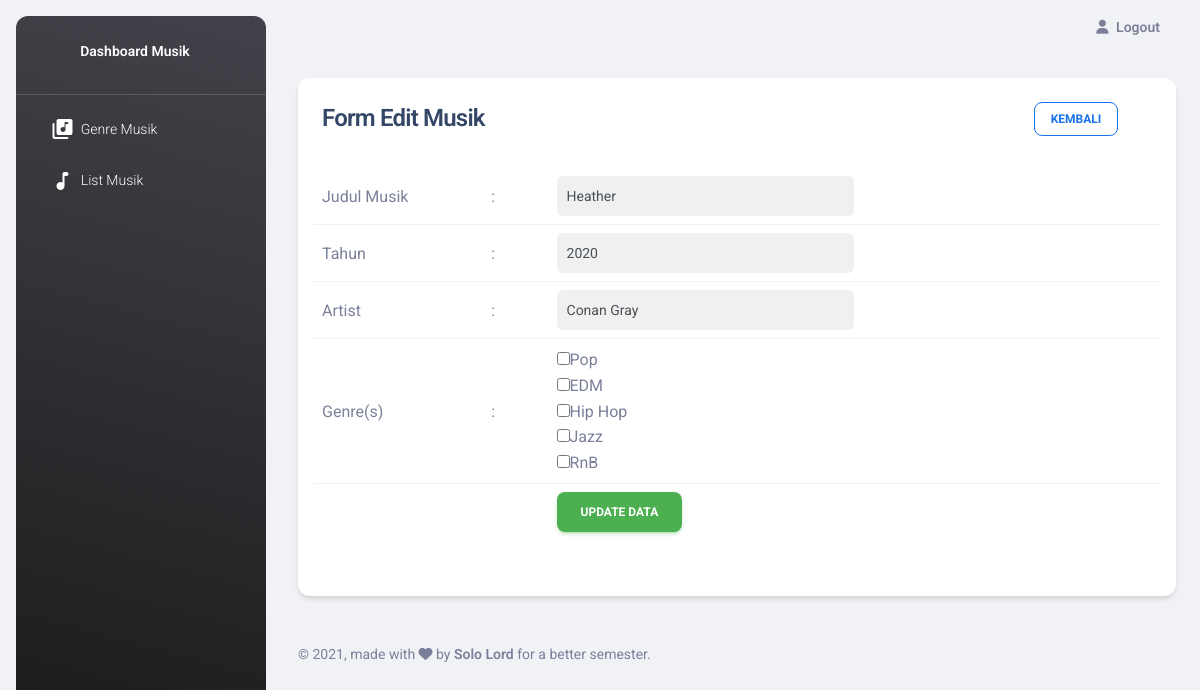
The app's page /?page=musik_edit&id_musik=1 (signed in) with its own data.
### tables this page shows
CREATE TABLE `modul` (
  `id_modul` int(11) NOT NULL,
  `nm_modul` varchar(255) NOT NULL,
  `judul_modul` varchar(255) NOT NULL,
  `icon_modul` varchar(255) NOT NULL,
  `deleted_at` datetime DEFAULT NULL,
  `created_at` datetime NOT NULL,
  `updated_at` datetime NOT NULL
);

CREATE TABLE `musik` (
  `id_musik` int(11) NOT NULL,
  `judul_musik` varchar(255) NOT NULL,
  `tahun` year(4) NOT NULL,
  `artist` text NOT NULL,
  `deleted_at` datetime DEFAULT NULL,
  `created_at` datetime NOT NULL DEFAULT current_timestamp(),
  `updated_at` datetime NOT NULL DEFAULT current_timestamp()
);

CREATE TABLE `genre` (
  `id_genre` int(11) NOT NULL,
  `nama_genre` varchar(100) NOT NULL,
  `deleted_at` datetime DEFAULT NULL
);

### libraries/fungsi.php (called while the page is built, shortened)
<?php
    function clean_data($data)
    {
        $data = addslashes($data);
        $data = htmlspecialchars($data);
        return $data;
    }

### index.php (the view, shortened to what this page needs)
<!DOCTYPE html>
<html lang="en">
<head>
  <link href="./assets/dashboard/css/nucleo-icons.css" rel="stylesheet" />
  <link href="./assets/dashboard/css/nucleo-svg.css" rel="stylesheet" />
  <link id="pagestyle" href="./assets/dashboard/css/material-dashboard.css?v=3.0.0" rel="stylesheet" />
</head>
<body class="g-sidenav-show  bg-gray-200">
  <?php
  require_once "libraries/koneksi.php";
  require_once "libraries/fungsi.php";
  ?>
  <?php if (isset($_SESSION['is_logged_in'])) {
    $sql = "select m.* from modul_role as mr
    join modul as m on m.id_modul=mr.id_modul
    where mr.id_role=" . $_SESSION['id_role'] . " and mr.deleted_at is null and m.deleted_at is null";
    $menu = mysqli_query($koneksi, $sql);
  ?>
    <aside class="sidenav navbar navbar-vertical navbar-expand-xs border-0 border-radius-xl my-3 fixed-start ms-3   bg-gradient-dark" id="sidenav-main">
      <div class="sidenav-header">
        <p class="navbar-brand text-center">
          <span class="ms-1 font-weight-bold text-white">Dashboard Musik</span>
      </div>
      <hr class="horizontal light mt-0 mb-2">
      <div class="collapse navbar-collapse  w-auto  max-height-vh-100" id="sidenav-collapse-main">
        <ul class="navbar-nav">
          <?php while ($row = mysqli_fetch_assoc($menu)) { ?>
            <li class="nav-item">
              <a class="nav-link text-white" href="?page=<?php echo $row['nm_modul']; ?>">
                <i class="material-icons opacity-10"><?php echo $row['icon_modul']; ?></i>
                <span class="nav-link-text ms-1"><?php echo $row['judul_modul'] ?></span>
              </a>
            </li>
          <?php } ?>
        </ul>
      </div>
    </aside>
  <?php }; ?>
  <main class="main-content position-relative max-height-vh-100 h-100 border-radius-lg ">
    <nav class="navbar navbar-main navbar-expand-lg px-0 mx-4 shadow-none border-radius-xl" id="navbarBlur" navbar-scroll="true">
      <div class="collapse navbar-collapse mt-sm-0 mt-2 me-md-0 me-sm-4 justify-content-end" id="navbar">
        <?php if (isset($_SESSION['is_logged_in'])) { ?>
          <a href="?page=logout" class="nav-link text-body font-weight-bold pr-2">
            <i class="fa fa-user me-sm-1"></i>
            <span class="d-sm-inline d-none">Logout</span>
          </a>
        <?php } ?>
      </div>
    </nav>
    <?php
    if (isset($_GET['page']) == false) {
      $halaman = 'login';
    } else {
      $halaman = $_GET['page'];
    }
    require_once "pages/" . $halaman . ".php"
    ?>
    <footer class="footer py-4  ">
      <div class="container-fluid">
        <div class="row align-items-center justify-content-lg-between">
          <div class="col-lg-6 mb-lg-0 mb-4">
            <div class="copyright text-center text-sm text-muted text-lg-start">
              ©
              ,
              made with <i class="fa fa-heart"></i> by
              <span class="font-weight-bold">Solo Lord</span>
              for a better semester.
            </div>
          </div>
        </div>
      </div>
    </footer>
  </main>
</body>
</html>

### pages/musik_edit.php (shortened to what this page needs)
<div class="container-fluid py-4">
    <div class="card col-16">
        <div class="card-header pb-0">
            <div class="row">
                <div class="col-10">
                    <h4>Form Edit Musik</h5>
                </div>
                <div class="col-2">
                    <a href="?page=musik_list" class="btn btn-sm btn-outline-info">Kembali</a>
                </div>
            </div>
        </div>
        <div class="card-body px-0 pb-2 pt-0">
            <div class="table-responsive p-3">
                <?php
                $id_musik = clean_data($_GET['id_musik']);
                $sql = "SELECT * FROM musik as m
                        JOIN musik_genre as mg on mg.id_musik=m.id_musik
                        JOIN genre as g ON mg.id_genre=g.id_genre
                        where m.id_musik=" . $id_musik;
                $result = mysqli_query($koneksi, $sql);
                $row = mysqli_fetch_assoc($result);
                $sql2 = "select * from genre where deleted_at is null";
                $genre = mysqli_query($koneksi, $sql2);
                ?>
                <form action="?page=musik_update" method="POST">
                    <table class="table align-items-center ml-0">
                        <tr>
                            <td width='20%'>Judul Musik</td>
                            <td>:</td>
                            <td><input value="<?php echo $row['judul_musik']; ?>" style="background-color: #f0f0f0; width:50%; padding-left:10px" type="text" name='judul_musik' class="form-control"></td>
                        </tr>
                        <tr>
                            <td width='20%'>Tahun</td>
                            <td>:</td>
                            <td><input value="<?php echo $row['tahun']; ?>" style="background-color: #f0f0f0; width:50%; padding-left:10px" type="text" name='tahun' class="form-control"></td>
                        </tr>
                        <tr>
                            <td width='20%'>Artist</td>
                            <td>:</td>
                            <td><input value="<?php echo $row['artist']; ?>" style="background-color: #f0f0f0; width:50%; padding-left:10px" type="text" name='artist' class="form-control"></td>
                        </tr>
                        <tr>
                            <td>Genre(s)</td>
                            <td>:</td>
                            <td>
                                <?php
                                while ($row = mysqli_fetch_assoc($genre)) {
                                    echo "<input type='checkbox' name='genre[]' value='" . $row['id_genre'] . "' />" . $row['nama_genre'] . "<br />";
                                }
                                ?>
                            </td>
                        </tr>
                        <tr>
                            <td></td>
                            <td></td>
                            <td><input type="submit" value="Update Data" class="btn btn-success"></td>
                        </tr>
                    </table>
                </form>
            </div>
        </div>
    </div>
</div>

### records on screen
modul: judul_modul "Genre Musik"
modul: judul_modul "List Musik"
musik: judul_musik "Heather", tahun "2020", artist "Conan Gray"
genre: nama_genre "Pop"
genre: nama_genre "EDM"
genre: nama_genre "Hip Hop"
genre: nama_genre "Jazz"
genre: nama_genre "RnB"
